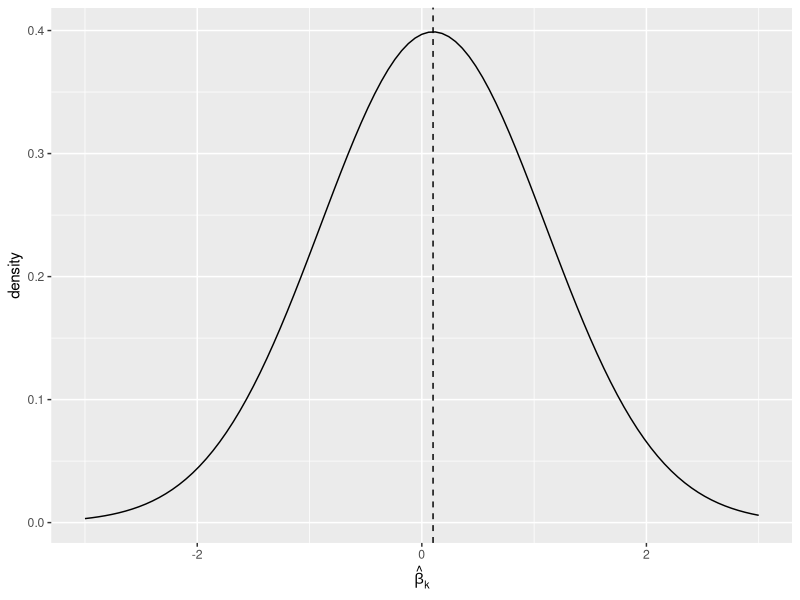
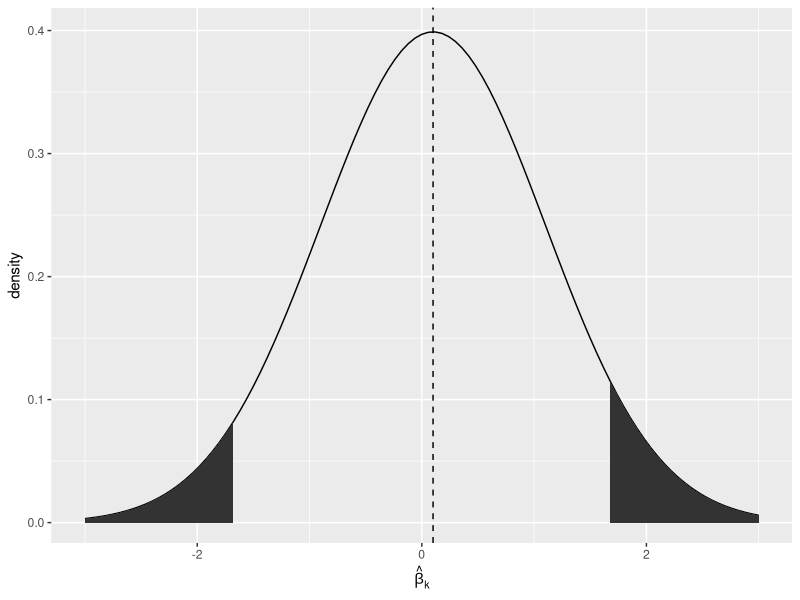
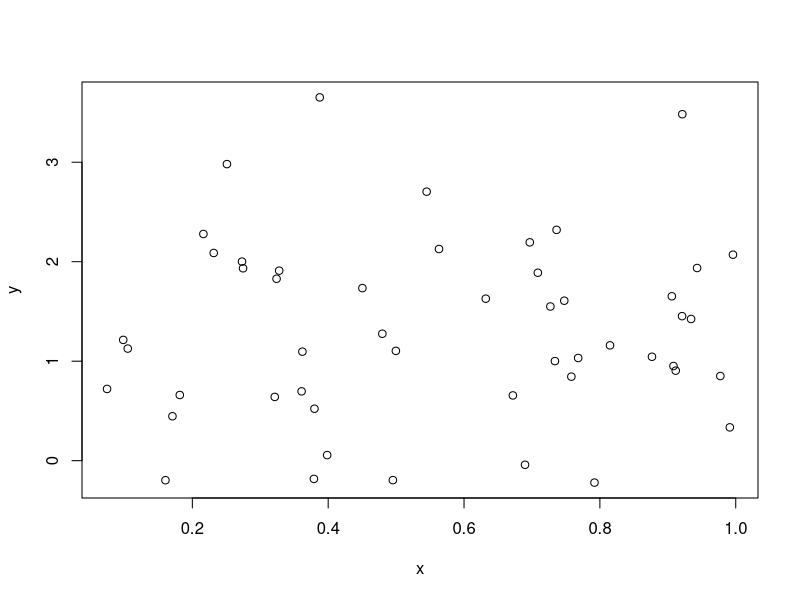
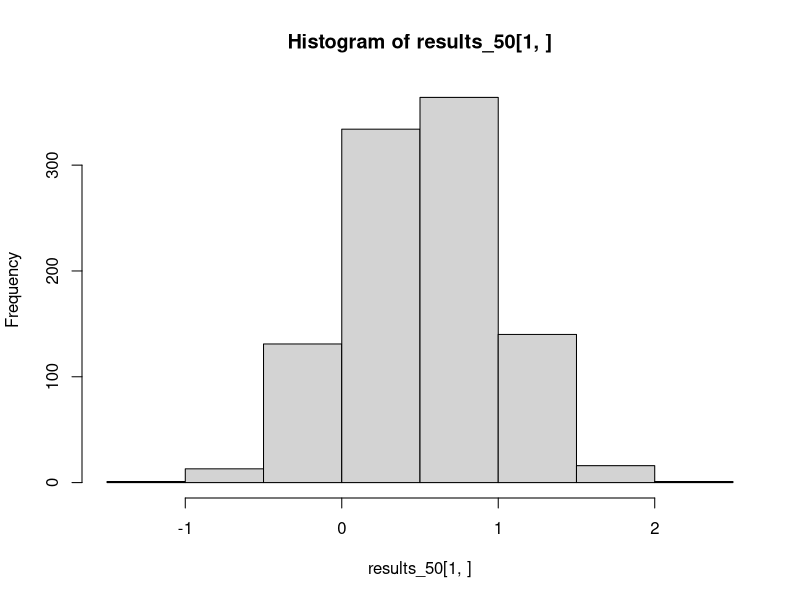
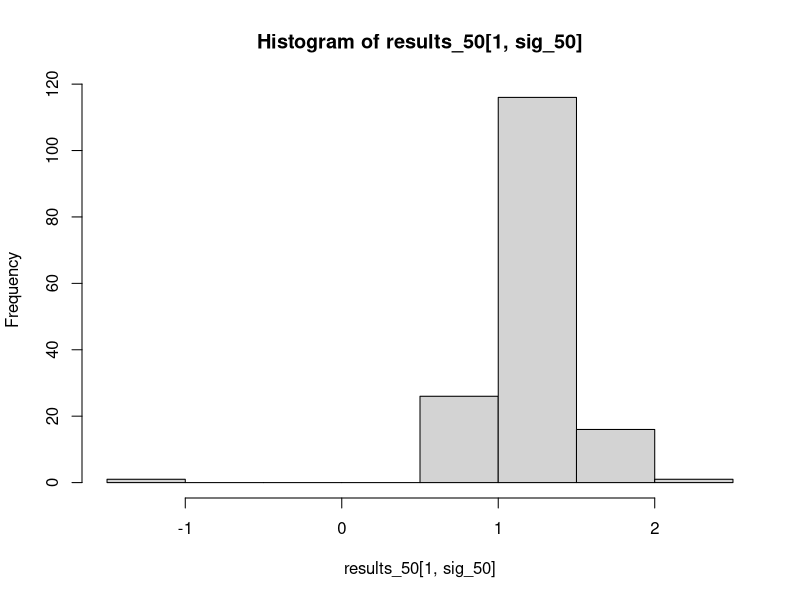
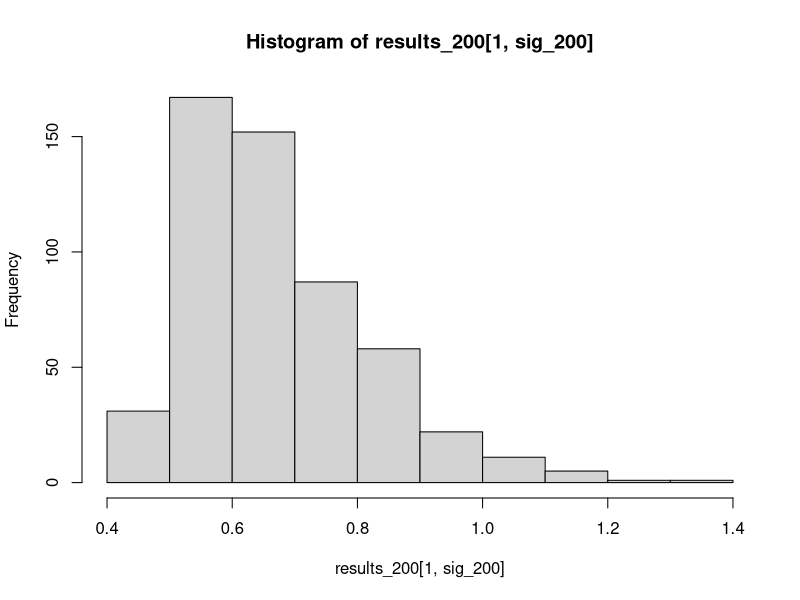

R code for these plots, in order:
## ---- chunk 1
library("tidyverse")
x <- seq(-3, 3, length.out = 101)
mu <- 0.1
sigma <- 1
y <- dnorm(x, mean = mu, sd = sigma)
xy <- data_frame(x, y)
filter_plot <- ggplot(xy, aes(x = x, y = y)) +
    geom_line() +
    geom_vline(xintercept = mu, linetype = 2) +
    xlab(expression(hat(beta)[k])) +
    ylab("density")
print(filter_plot)
## ---- chunk 2
alpha <- 0.05
filter_plot +
    geom_ribbon(data = filter(xy, x <= qnorm(alpha)),
                aes(x = x, ymax = y),
                ymin = 0) +
    geom_ribbon(data = filter(xy, x >= qnorm(1 - alpha)),
                aes(x = x, ymax = y),
                ymin = 0)
## ---- chunk 3
set.seed(233)
## ---- chunk 4
n_obs <- 50
x <- runif(n_obs, min = 0, max = 1)
y <- 1 + 0.5 * x + rnorm(n_obs, mean = 0, sd = 1)
plot(x, y)
## ---- chunk 5
library("tidyverse")
library("broom")

fit <- lm(y ~ x)
tidy(fit)  # Full regression table
tidy(fit)[2, c("estimate", "p.value")]  # Parts we want
## ---- chunk 6
draw_slope_and_p <- function(n_obs) {
    x <- runif(n_obs, min = 0, max = 1)
    y <- 1 + 0.5 * x + rnorm(n_obs, mean = 0, sd = 1)
    fit <- lm(y ~ x)
    out <- tidy(fit)[2, c("estimate", "p.value")]
    as.numeric(out)  # Convert data frame to vector
}
## ---- chunk 7
draw_slope_and_p(50)
draw_slope_and_p(50)
## ---- chunk 8
results_50 <- replicate(1000, draw_slope_and_p(50))
dim(results_50)
## ---- chunk 9
# Proportion of p-values at or below 0.05
sig_50 <- results_50[2, ] <= 0.05
mean(sig_50)
## ---- chunk 10
mean(results_50[1, ])
## ---- chunk 11
# Restrict to columns where p <= 0.05
mean(results_50[1, sig_50])
## ---- chunk 12
hist(results_50[1, ])
hist(results_50[1, sig_50])
## ---- chunk 13
results_200 <- replicate(1000, draw_slope_and_p(200))
sig_200 <- results_200[2, ] <= 0.05

# Power
mean(sig_200)

# Average estimate through the significance filter
mean(results_200[1, sig_200])
## ---- chunk 14
hist(results_200[1, sig_200])
